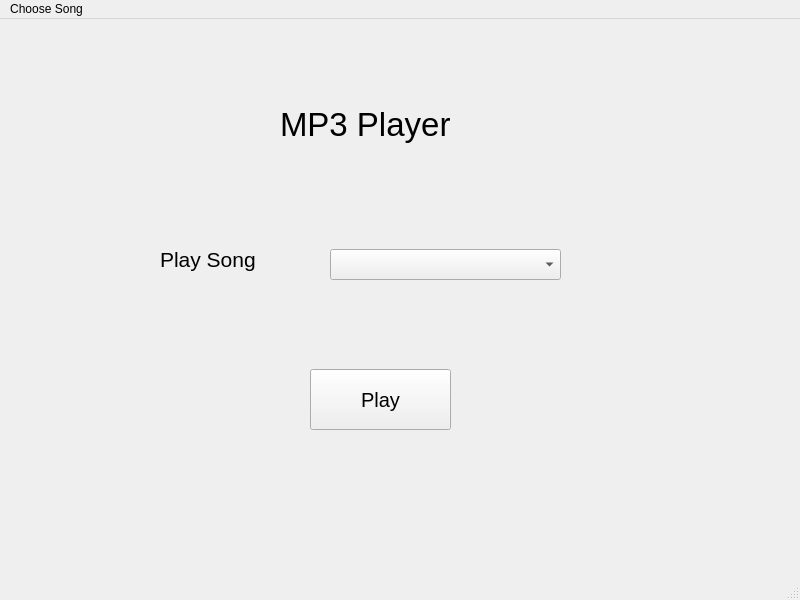
<?xml version="1.0" encoding="UTF-8"?>
<ui version="4.0">
 <class>MainWindow</class>
 <widget class="QMainWindow" name="MainWindow">
  <property name="geometry">
   <rect>
    <x>0</x>
    <y>0</y>
    <width>800</width>
    <height>600</height>
   </rect>
  </property>
  <property name="windowTitle">
   <string>MainWindow</string>
  </property>
  <widget class="QWidget" name="centralwidget">
   <widget class="QLabel" name="label">
    <property name="geometry">
     <rect>
      <x>280</x>
      <y>70</y>
      <width>211</width>
      <height>71</height>
     </rect>
    </property>
    <property name="font">
     <font>
      <pointsize>25</pointsize>
     </font>
    </property>
    <property name="text">
     <string>MP3 Player</string>
    </property>
   </widget>
   <widget class="QComboBox" name="comboBox">
    <property name="geometry">
     <rect>
      <x>330</x>
      <y>230</y>
      <width>231</width>
      <height>31</height>
     </rect>
    </property>
   </widget>
   <widget class="QLabel" name="label_2">
    <property name="geometry">
     <rect>
      <x>160</x>
      <y>220</y>
      <width>131</width>
      <height>41</height>
     </rect>
    </property>
    <property name="font">
     <font>
      <pointsize>16</pointsize>
     </font>
    </property>
    <property name="text">
     <string>Play Song</string>
    </property>
   </widget>
   <widget class="QPushButton" name="pushButton">
    <property name="geometry">
     <rect>
      <x>310</x>
      <y>350</y>
      <width>141</width>
      <height>61</height>
     </rect>
    </property>
    <property name="font">
     <font>
      <pointsize>15</pointsize>
     </font>
    </property>
    <property name="text">
     <string>Play</string>
    </property>
   </widget>
  </widget>
  <widget class="QMenuBar" name="menubar">
   <property name="geometry">
    <rect>
     <x>0</x>
     <y>0</y>
     <width>800</width>
     <height>26</height>
    </rect>
   </property>
   <widget class="QMenu" name="menuChoose_Song">
    <property name="title">
     <string>Choose Song</string>
    </property>
   </widget>
   <addaction name="menuChoose_Song"/>
  </widget>
  <widget class="QStatusBar" name="statusbar"/>
 </widget>
 <resources/>
 <connections/>
</ui>
